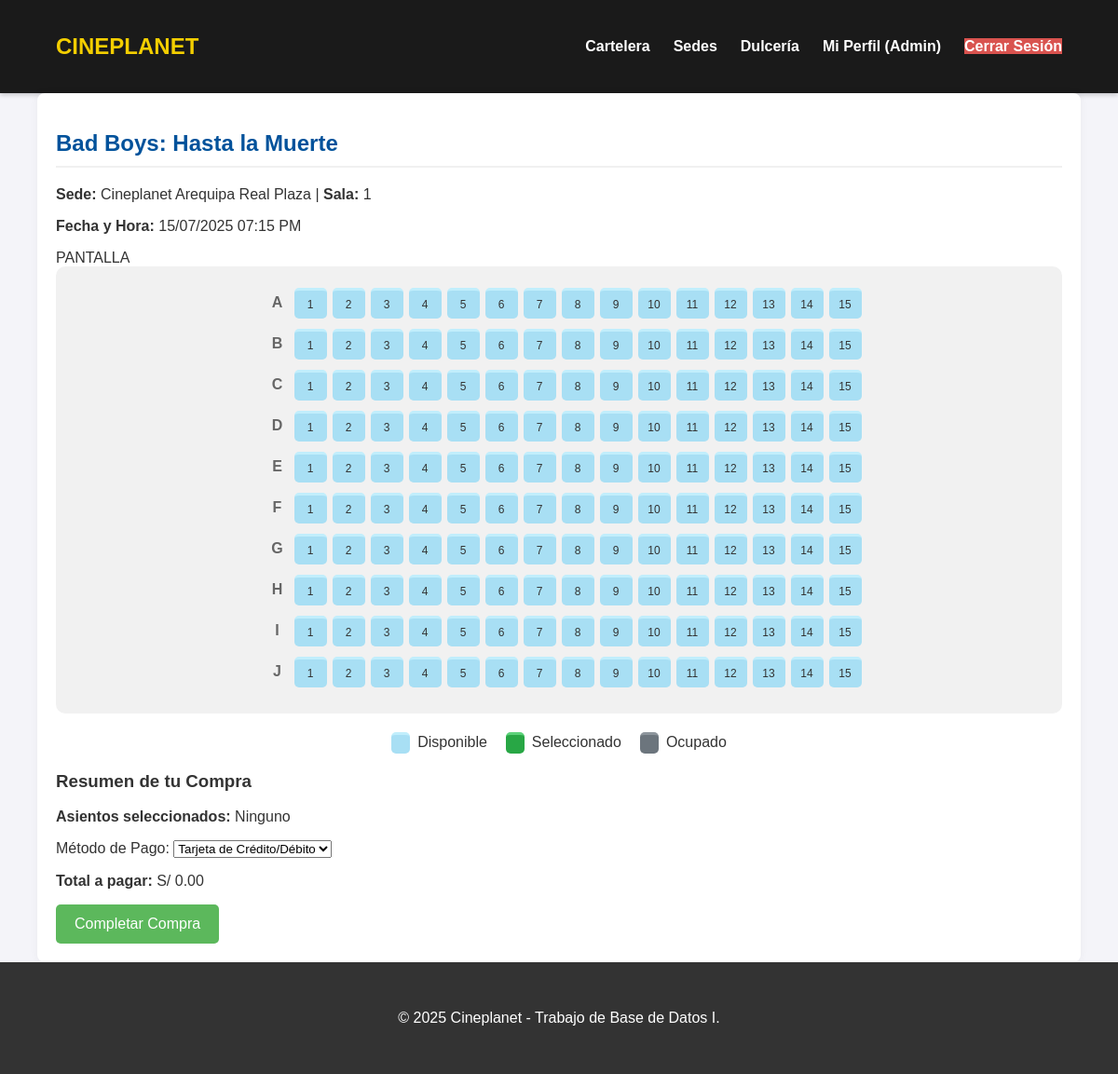
The page /comprar_boleto.php?id_funcion=3 (signed in) on the database its author committed.
### tables this page shows
CREATE TABLE Funcion (
    ID_funcion INT AUTO_INCREMENT PRIMARY KEY,
    ID_pelicula INT NOT NULL,
    ID_sala INT NOT NULL,
    fecha_hora DATETIME NOT NULL,  
    precio_base DECIMAL(6,2) NOT NULL,
    FOREIGN KEY (ID_pelicula) REFERENCES Pelicula(ID_pelicula) ON DELETE RESTRICT,
    FOREIGN KEY (ID_sala) REFERENCES Sala(ID_sala) ON DELETE RESTRICT
);

CREATE TABLE Pelicula (
    ID_pelicula INT AUTO_INCREMENT PRIMARY KEY,
    titulo VARCHAR(200) NOT NULL,
    genero VARCHAR(50) NOT NULL,
    duracion_minutos INT NOT NULL,
    clasificacion ENUM('ATP', '+13', '+16', '+18') DEFAULT 'ATP',
    sinopsis TEXT
);

CREATE TABLE Sede (
    ID_sede INT AUTO_INCREMENT PRIMARY KEY,
    nombre VARCHAR(100) NOT NULL,
    ciudad VARCHAR(50) NOT NULL
);

CREATE TABLE Sala (
    ID_sala INT AUTO_INCREMENT PRIMARY KEY,
    ID_sede INT NOT NULL,
    numero_sala INT NOT NULL,
    tipo_sala ENUM('2D', '3D', 'VIP') DEFAULT '2D',
    capacidad INT NOT NULL,
    FOREIGN KEY (ID_sede) REFERENCES Sede(ID_sede) ON DELETE RESTRICT  
);

### comprar_boleto.php (the view, shortened to what this page needs)
<?php
require_once 'includes/public_header.php';
$id_funcion = (int)$_GET['id_funcion'];
$sql_info = "SELECT p.titulo, f.fecha_hora, f.precio_base, s.nombre AS nombre_sede, sa.numero_sala FROM Funcion f JOIN Pelicula p ON f.ID_pelicula = p.ID_pelicula JOIN Sala sa ON f.ID_sala = sa.ID_sala JOIN Sede s ON sa.ID_sede = s.ID_sede WHERE f.ID_funcion = ?";
$stmt_info = $conn->prepare($sql_info);
$stmt_info->bind_param("i", $id_funcion);
$stmt_info->execute();
$result_info = $stmt_info->get_result();
$funcion_info = $result_info->fetch_assoc();
?>
<div class="seat-selection-container">
    <div class="movie-summary">
        <h2><?php echo htmlspecialchars($funcion_info['titulo']); ?></h2>
        <p><strong>Sede:</strong> <?php echo htmlspecialchars($funcion_info['nombre_sede']); ?> | <strong>Sala:</strong> <?php echo $funcion_info['numero_sala']; ?></p>
        <p><strong>Fecha y Hora:</strong> <?php echo date("d/m/Y h:i A", strtotime($funcion_info['fecha_hora'])); ?></p>
    </div>
    <div class="seat-map-container">
        <div class="screen">PANTALLA</div>
        <div class="seat-map">
            <?php
            $filas = range('A', 'J');
            $columnas = range(1, 15);
            foreach ($filas as $fila) {
                echo "<div class='seat-row'>";
                echo "<div class='row-label'>$fila</div>";
                foreach ($columnas as $columna) {
                    $id_asiento = "$fila-$columna";
                    echo "<div class='seat-checkbox-wrapper'>";
                    echo "<label for='seat-$id_asiento' class='seat-label'>$columna</label>";
                    echo "</div>";
                }
                echo "</div>";
            }
            ?>
        </div>
        <div class="seat-legend">
            <div class="legend-item"><div class="seat-label"></div> Disponible</div>
            <div class="legend-item"><div class="seat-label selected"></div> Seleccionado</div>
            <div class="legend-item"><div class="seat-label occupied"></div> Ocupado</div>
        </div>
    </div>
    <div class="purchase-summary">
        <h3>Resumen de tu Compra</h3>
        <form action="comprar_boleto.php?id_funcion=<?php echo $id_funcion; ?>" method="POST" id="purchase-form">
            <p><strong>Asientos seleccionados:</strong> <span id="seats-list">Ninguno</span></p>
            <div class="form-group">
                <label for="metodo_pago">Método de Pago:</label>
                <select name="metodo_pago" id="metodo_pago">
                    <option value="Tarjeta">Tarjeta de Crédito/Débito</option>
                </select>
            </div>
            <p><strong>Total a pagar:</strong> S/ <span id="total-price">0.00</span></p>
            <button type="submit" class="btn" id="btn-comprar" disabled>Completar Compra</button>
        </form>
    </div>
</div>
<?php require_once 'includes/footer.php'; ?>

### css/style.css (style rules this page uses)
body { font-family: Arial, sans-serif; background-color: #f4f4f9; margin: 0; color: #333; display: flex; flex-direction: column; min-height: 100vh; }
h2 { color: #00529b; border-bottom: 2px solid #f0f0f0; padding-bottom: 10px; }
.btn { background-color: #5cb85c; color: white; padding: 12px 20px; border: none; border-radius: 5px; cursor: pointer; font-size: 16px; transition: background-color 0.3s; }
.seat-map { display: flex; flex-direction: column; align-items: center; }
.seat-row { display: flex; justify-content: center; align-items: center; margin-bottom: 5px; }
.row-label { width: 30px; text-align: center; font-weight: bold; color: #666; margin-left: 10px; }
.seat-map { display: flex; flex-direction: column; align-items: center; padding: 20px; background-color: #f1f1f1; border-radius: 10px; }
.seat-row { display: flex; align-items: center; margin-bottom: 5px; }
.row-label { width: 30px; text-align: center; font-weight: bold; color: #666; }
.seat-checkbox-wrapper { margin: 3px; }
.seat-label { display: flex; justify-content: center; align-items: center; width: 35px; height: 30px; background-color: #a8dff4; border-radius: 5px; cursor: pointer; font-size: 12px; color: #333; transition: all 0.2s ease; border-top: 3px solid #c1eefc; }
.seat-legend { display: flex; justify-content: center; gap: 20px; margin-top: 20px; width: 100%; }
.seat-legend .legend-item { display: flex; align-items: center; gap: 8px; }
.seat-legend .seat-label { width: 20px; height: 20px; cursor: default; }
.seat-legend .seat-label.selected { background-color: #28a745; border-top-color: #5dd27a; }
.seat-legend .seat-label.occupied { background-color: #6c757d; border-top-color: #8d959c; }

### rows shown on the page
funcion: ID_pelicula.titulo "Bad Boys: Hasta la Muerte", sede.nombre "Cineplanet Arequipa Real Plaza", ID_sala.numero_sala "1", fecha_hora "15/07/2025 07:15 PM"

### other values the page prints
$_SESSION['user_nombre'] "Admin"
$fila "A"
$columna "1"
$columna "2"
$columna "3"
$columna "4"
$columna "5"
$columna "6"
$columna "7"
$columna "8"
$columna "9"
$columna "10"
$columna "11"
$columna "12"
$columna "13"
